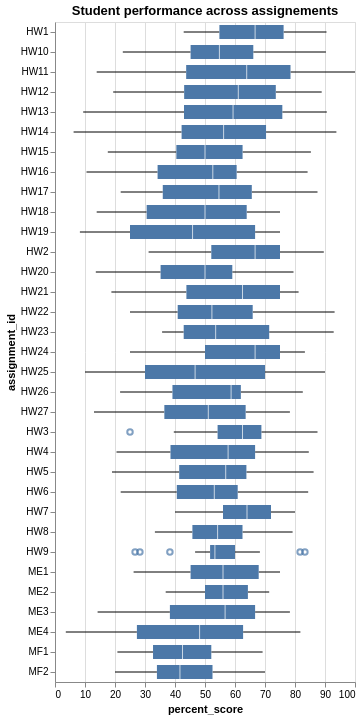

This figure's notebook cell:
### Code cell
chart = alt.Chart(assignement_avg).mark_boxplot().encode(
    x=alt.X('percent_score'),
    y= alt.Y('assignment_id', sort='-x')
).properties(
    title='Student performance across assignements'
)
chart

### Figure 1 — Vega-Lite specification as saved in the notebook (floating-point values rounded to 4 significant figures; data arrays with more than 128 entries replaced by an {"elided": "..."} marker saying what was removed)
{"config": {"view": {"continuousWidth": 300, "continuousHeight": 300}}, "data": {"name": "data-d2f598a758f1012c3698cd56ed5c7ad5"}, "mark": {"type": "boxplot"}, "encoding": {"x": {"field": "percent_score", "type": "quantitative"}, "y": {"field": "assignment_id", "sort": "-x", "type": "nominal"}}, "title": "Student performance across assignements", "$schema": "https://vega.github.io/schema/vega-lite/v6.4.1.json", "datasets": {"data-d2f598a758f1012c3698cd56ed5c7ad5": {"elided": "798 records"}}}
